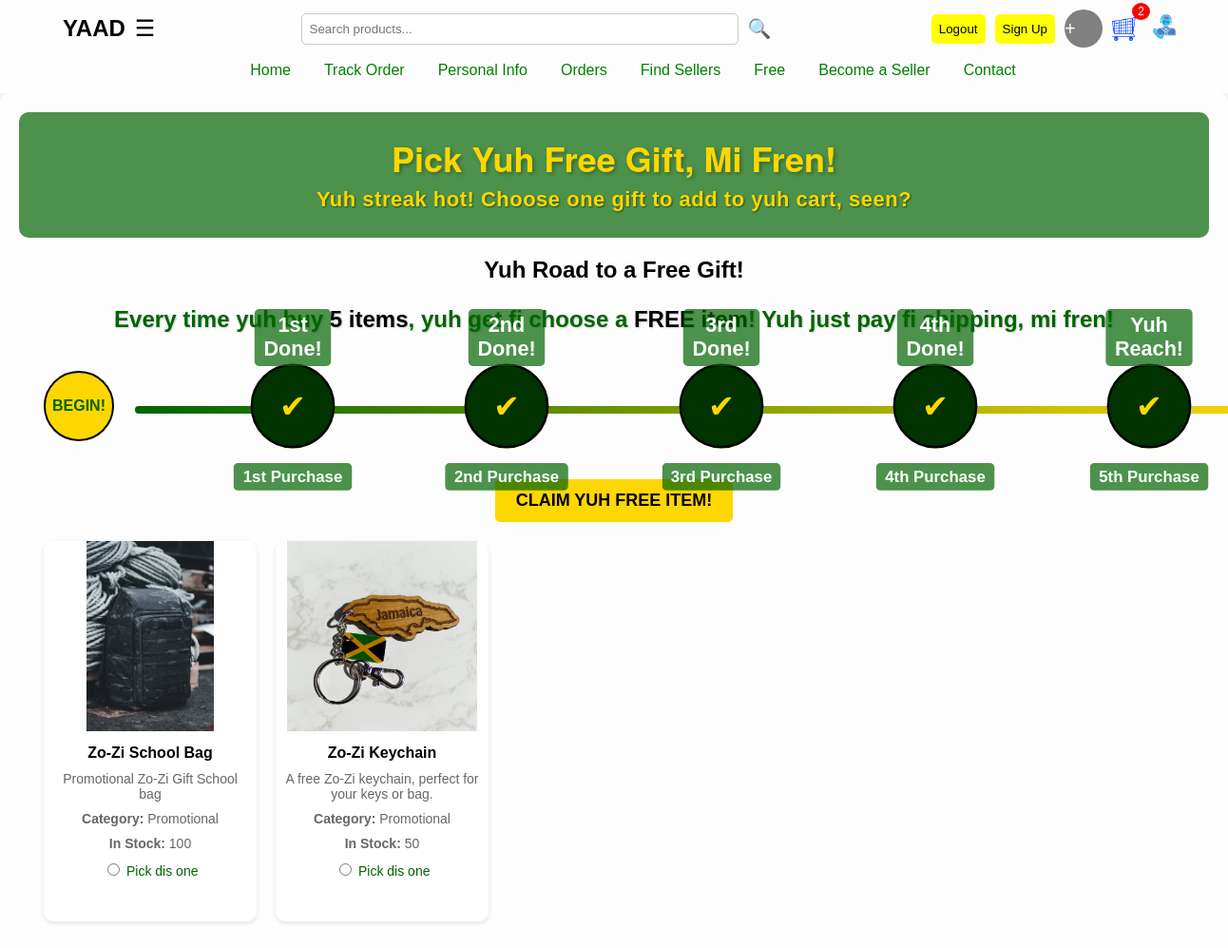
The page /free (signed in) on the database its author committed.
### tables this page shows
CREATE TABLE products (
    product_key TEXT PRIMARY KEY,
    name TEXT,
    price REAL,
    description TEXT,
    image_url TEXT,
    image_urls TEXT,
    shipping TEXT,
    brand TEXT,
    category TEXT,
    original_cost REAL,
    roi REAL,
    sizes TEXT,
    seller_email TEXT,
    sold INTEGER DEFAULT 0,
    clicks INTEGER DEFAULT 0,
    likes INTEGER DEFAULT 0,
    posted_date TEXT,
    amount INTEGER,
    FOREIGN KEY (seller_email) REFERENCES users(email)
);

### app.py (the view, shortened to what this page needs)
@app.route('/free')
def free():
    if 'user' not in session:
        return redirect(url_for('login'))
    cart_data = get_cart_items()
    error = None
    user_email = session['user']['email']
    with get_db() as conn:
        cursor = conn.cursor()
        cursor.execute('''
            SELECT COUNT(*) as order_count
            FROM orders
            WHERE user_email = ? AND status NOT IN ('cancelled', 'refunded')
        ''', (user_email,))
        order_result = cursor.fetchone()
        purchase_count = order_result['order_count'] if order_result else 0
        cursor.execute('''
            UPDATE users SET purchase_count = ? WHERE email = ?
        ''', (purchase_count, user_email))
        cursor.execute('''
            SELECT discount_applied, discount_used
            FROM users WHERE email = ?
        ''', (user_email,))
        user_data = cursor.fetchone()
        discount_applied = user_data['discount_applied'] if user_data else False
        discount_used = user_data['discount_used'] if user_data else False
        session['user']['purchase_count'] = purchase_count
        session.modified = True
        cursor.execute('SELECT * FROM products WHERE price = 0')
        gifts = [
            dict(row,
                 image_urls=json.loads(row['image_urls']),
                 sizes=json.loads(row['sizes'])
                 )
            for row in cursor.fetchall()
        ]
        if purchase_count < 5:
            error = f"Yuh nuh reach 5 purchases yet, mi fren. Yuh have {purchase_count} order{'s' if purchase_count != 1 else ''}. Shop more to qualify!"
        elif purchase_count >= 5:
            gifts_earned = purchase_count // 5
        if not error and not gifts:
            error = "No free gifts deh yah right now, mi fren. Check back later, yuh hear!"
        conn.commit()
    return render_template(
        'free.html',
        gifts=gifts,
        error=error,
        cart_items=cart_data['items'],
        cart_total=cart_data['total'],
        discount=cart_data['discount'],
        user=session['user'],
        cart_item_count=cart_data['cart_item_count'],
        purchase_count=purchase_count
    )

### app.py (called while the page is built)
@app.context_processor
def inject_csrf_token():
    return dict(csrf_token=generate_csrf)

@app.context_processor
def inject_csrf_token():
    return dict(csrf_token=generate_csrf)

def get_db():
    conn = sqlite3.connect('zo-zi.db')
    conn.row_factory = sqlite3.Row
    return conn

@app.context_processor
def inject_messaging_links():
    messaging_links = {}
    if 'user' in session:
        if session['user'].get('is_seller'):
            messaging_links['seller_messages'] = url_for('seller_messages')
        else:
            messaging_links['buyer_messages'] = url_for('buyer_messages')
    return messaging_links

### templates/free.html (shortened to what this page needs)
<!DOCTYPE html>
<html lang="en">
<head>
</head>
<body>
    <div class="navbar">
        <div class="navbar-top">
            <div class="brand-container">
                <div class="brand"><a href="{{ url_for('index') }}">YAAD</a></div>
                <div class="menu-container">
                    <div class="menu-icon">☰</div>
                </div>
            </div>
            <div class="search-container">
                <input type="text" id="search" placeholder="Search products...">
                <span class="search-icon">🔍</span>
            </div>
            <div class="auth-container">
                {% if user %}
                    <button class="auth-buttons" onclick="window.location.href='{{ url_for('logout') }}'">Logout</button>
                {% else %}
                    <button class="auth-buttons" onclick="window.location.href='{{ url_for('login') }}'">Login</button>
                {% endif %}
                <button class="auth-buttons" onclick="window.location.href='{{ url_for('signup') }}'">Sign Up</button>
                <div class="profile" onclick="window.location.href='{{ url_for('profile' if user else 'login') }}'" title="{% if user and user.profile_picture %}Change Profile Picture{% elif user %}Add Profile Picture{% else %}Login to add profile{% endif %}">
                    {% if user and user.profile_picture %}
                        <img src="{{ url_for('static', filename=user.profile_picture) }}" alt="Profile">
                    {% else %}
                        <span style="font-size: 20px; color: white; line-height: 40px; background: gray; display: block; border-radius: 50%;">+</span>
                    {% endif %}
                </div>
                <div class="cart-icon">
                    <img src="{{ url_for('static', filename='cart icon 3.png') }}" alt="Cart">
                    <span class="cart-total">{{ cart_item_count }}</span>
                </div>
                <div class="contact-icon" onclick="window.location.href='{{ url_for('contact') }}'">
                    <img src="{{ url_for('static', filename='customer service.png') }}" alt="Customer Service">
                </div>
            </div>
        </div>
        <div class="nav-links">
            <a href="{{ url_for('index') }}">Home</a>
            <a href="{{ url_for('tracking') }}">Track Order</a>
            {% if user %}
                <a href="{{ url_for('personal_info') }}">Personal Info</a>
                <a href="{{ url_for('orders') }}">Orders</a>
            {% endif %}
            <a href="{{ url_for('find_sellers') }}">Find Sellers</a>
            <a href="{{ url_for('free') }}">Free</a>
            <a href="{{ url_for('seller_dashboard') }}">Become a Seller</a>
            <a href="{{ url_for('contact') }}">Contact</a>
        </div>
    </div>
    <div class="content-wrapper">
        <div class="marketplace-header">
            <h1>Pick Yuh Free Gift, Mi Fren!</h1>
            <p class="marketplace-subheader">Yuh streak hot! Choose one gift to add to yuh cart, seen?</p>
        </div>
        <div class="purchase-tracker">
            <h2>Yuh Road to a Free Gift!</h2>
            <p class="tracker-message">Every time yuh buy <span>5 items</span>, yuh get fi choose a <span>FREE item</span>! Yuh just pay fi shipping, mi fren!</p>
            <div class="tracker-container">
                <div class="progress-bar">
                </div>
                <div class="milestone begin">BEGIN!</div>
                <div class="milestone {{ 'completed' if (purchase_count | default(0.5)) >= 1 }}" data-milestone="1">
                    <span class="celebration">1st Done!</span>
                    <span class="milestone-label">1st Purchase</span>
                </div>
                <div class="milestone {{ 'completed' if (purchase_count | default(0.5)) >= 2 }}" data-milestone="2">
                    <span class="celebration">2nd Done!</span>
                    <span class="milestone-label">2nd Purchase</span>
                </div>
                <div class="milestone {{ 'completed' if (purchase_count | default(0.5)) >= 3 }}" data-milestone="3">
                    <span class="celebration">3rd Done!</span>
                    <span class="milestone-label">3rd Purchase</span>
                </div>
                <div class="milestone {{ 'completed' if (purchase_count | default(0.5)) >= 4 }}" data-milestone="4">
                    <span class="celebration">4th Done!</span>
                    <span class="milestone-label">4th Purchase</span>
                </div>
                <div class="milestone {{ 'completed' if (purchase_count | default(0.5)) >= 5 }}" data-milestone="5">
                    <span class="celebration">Yuh Reach!</span>
                    <span class="milestone-label">5th Purchase</span>
                </div>
            </div>
        </div>
        <form method="POST" action="{{ url_for('select_gift') }}">
            <button type="submit" class="select-button" {{ 'disabled' if (purchase_count | default(0.5)) < 5 }}>CLAIM YUH FREE ITEM!</button>
            <div class="gifts-container">
                {% if gifts %}
                    {% for gift in gifts %}
                        <div class="gift-card">
                            <img src="{{ url_for('static', filename=gift.image_url) }}" alt="{{ gift.name }}" onerror="this.src='{{ url_for('static', filename='placeholder.jpg') }}'">
                            <h3>{{ gift.name }}</h3>
                            <p>{{ gift.description }}</p>
                            <p><strong>Category:</strong> {{ gift.category }}</p>
                            <p><strong>In Stock:</strong> {{ gift.amount }}</p>
                            <div class="form-check">
                                <input class="form-check-input" type="radio" name="gift_key" id="gift_{{ gift.product_key }}" value="{{ gift.product_key }}" required>
                                <label class="form-check-label" for="gift_{{ gift.product_key }}">Pick dis one</label>
                            </div>
                        </div>
                    {% endfor %}
                {% else %}
                    {% if not error %}
                        <p class="error">Complete di 5 purchase and choose any of the free product available</p>
                    {% endif %}
                {% endif %}
            </div>
        </form>
    </div>
</body>
</html>

### rows shown on the page
products: image_url (picture), name "Zo-Zi School Bag", description "Promotional Zo-Zi Gift School bag", category "Promotional", amount "100"
products: image_url (picture), name "Zo-Zi Keychain", description "A free Zo-Zi keychain, perfect for your keys or bag.", category "Promotional", amount "50"

### other values the page prints
{{ cart_item_count }} "2"
